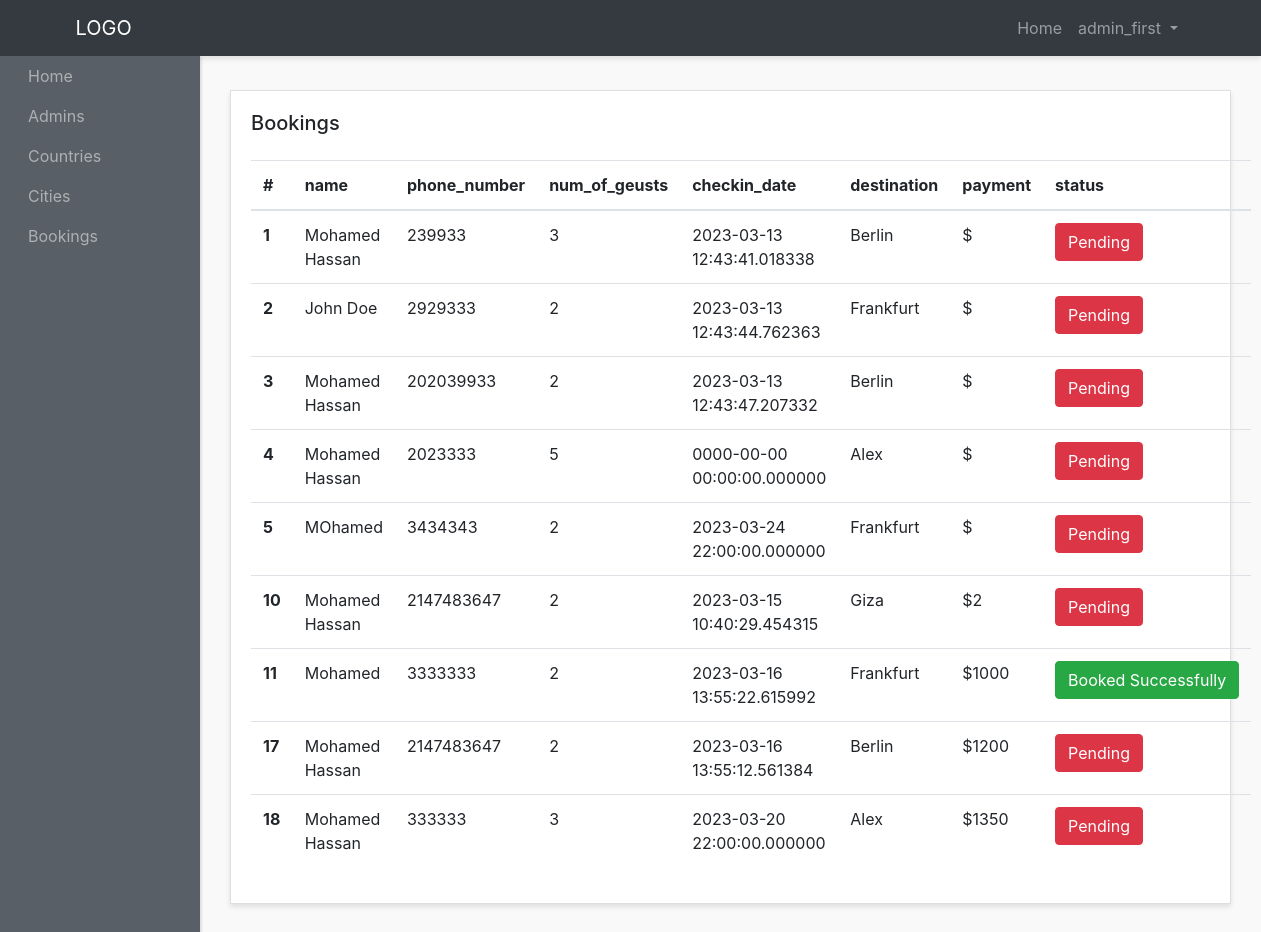
Screenshot of /admin-panel/bookings-admins/show-bookings.php (signed in) with the database file from the repository.
### tables this page shows
CREATE TABLE `bookings` (
  `id` int(3) NOT NULL,
  `name` varchar(200) NOT NULL,
  `phone_number` int(30) NOT NULL,
  `num_of_geusts` int(10) NOT NULL,
  `checkin_date` timestamp(6) NOT NULL DEFAULT current_timestamp(6) ON UPDATE current_timestamp(6),
  `destination` varchar(200) NOT NULL,
  `status` varchar(200) NOT NULL,
  `city_id` int(10) NOT NULL,
  `user_id` int(10) NOT NULL,
  `payment` varchar(40) NOT NULL,
  `created_at` timestamp NOT NULL DEFAULT current_timestamp()
);

### admin-panel/bookings-admins/show-bookings.php (the view, shortened to what this page needs)
<?php require "../layouts/header.php";?>
<?php require "../../config/config.php";?>
<?php
  $bookings = $conn->query("SELECT * FROM bookings");
  $bookings->execute();
  $allBookings = $bookings->fetchAll(PDO::FETCH_OBJ);
?>
      <div class="row">
        <div class="col">
          <div class="card">
            <div class="card-body">
              <h5 class="card-title mb-4 d-inline ">Bookings</h5>
              <table class="table mt-4">
                <thead>
                  <tr>
                    <th scope="col">#</th>
                    <th scope="col">name</th>
                    <th scope="col">phone_number</th>
                    <th scope="col">num_of_geusts</th>
                    <th scope="col">checkin_date</th>
                    <th scope="col">destination</th>
                    <th scope="col">payment</th>
                    <th scope="col">status</th>
                  </tr>
                </thead>
                <tbody>
                  <?php foreach($allBookings as $booking) : ?>
                    <tr>
                      <th scope="row"><?php echo $booking->id; ?></th>
                      <td><?php echo $booking->name; ?></td>
                      <td><?php echo $booking->phone_number; ?></td>
                      <td><?php echo $booking->num_of_geusts; ?></td>
                      <td><?php echo $booking->checkin_date; ?></td>
                      <td><?php echo $booking->destination; ?></td>
                      <td>$<?php echo $booking->payment; ?></td>
                      <?php if($booking->status == "Pending") : ?>
                        <td><a href="status.php?id=<?php echo $booking->id; ?>&status=<?php echo $booking->status; ?>" class="btn btn-danger  text-center ">Pending</a></td>
                      <?php else : ?>
                        <td><a href="status.php?id=<?php echo $booking->id; ?>&status=<?php echo $booking->status; ?>" class="btn btn-success  text-center ">Booked Successfully</a></td>
                      <?php endif; ?>
                    </tr>
                  <?php endforeach; ?>
                </tbody>
              </table>
            </div>
          </div>
        </div>
      </div>
<?php require "../layouts/footer.php";?>

### admin-panel/styles/style.css (style rules this page uses)
body { background:#f9f9f9; }
.card { margin-bottom: 15px; border-radius:0; box-shadow: 0 3px 5px rgba(0,0,0,.1); }

### rows the page displays
bookings: id "1", name "Mohamed Hassan", phone_number "239933", num_of_geusts "3", checkin_date "2023-03-13 12:43:41.018338", destination "Berlin"
bookings: id "2", name "John Doe", phone_number "2929333", num_of_geusts "2", checkin_date "2023-03-13 12:43:44.762363", destination "Frankfurt"
bookings: id "3", name "Mohamed Hassan", phone_number "202039933", num_of_geusts "2", checkin_date "2023-03-13 12:43:47.207332", destination "Berlin"
bookings: id "4", name "Mohamed Hassan", phone_number "2023333", num_of_geusts "5", checkin_date "0000-00-00 00:00:00.000000", destination "Alex"
bookings: id "5", name "MOhamed", phone_number "3434343", num_of_geusts "2", checkin_date "2023-03-24 22:00:00.000000", destination "Frankfurt"
bookings: id "10", name "Mohamed Hassan", phone_number "2147483647", num_of_geusts "2", checkin_date "2023-03-15 10:40:29.454315", destination "Giza", payment "2"
bookings: id "11", name "Mohamed", phone_number "3333333", num_of_geusts "2", checkin_date "2023-03-16 13:55:22.615992", destination "Frankfurt", payment "1000"
bookings: id "17", name "Mohamed Hassan", phone_number "2147483647", num_of_geusts "2", checkin_date "2023-03-16 13:55:12.561384", destination "Berlin", payment "1200"
bookings: id "18", name "Mohamed Hassan", phone_number "333333", num_of_geusts "3", checkin_date "2023-03-20 22:00:00.000000", destination "Alex", payment "1350"

### other values shown
$_SESSION['adminname'] "admin_first"
